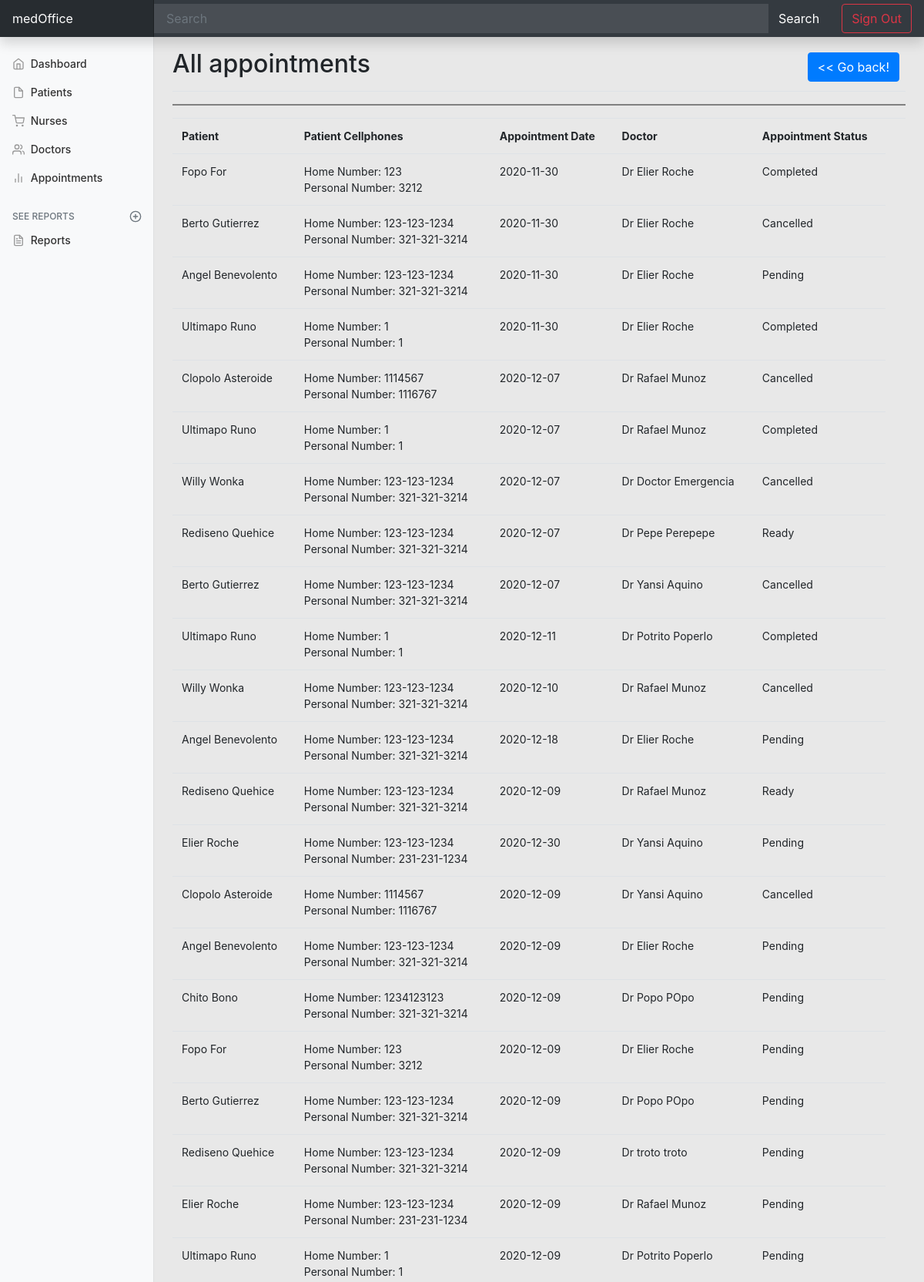
/appointmentAll.php (upper part), run on the app's committed database.
### tables this page shows
CREATE TABLE `appointment` (
  `appointmentID` int(11) NOT NULL,
  `appointmentDate` date NOT NULL,
  `doctorId` int(11) NOT NULL,
  `patientID` int(20) NOT NULL,
  `vitalSigns` text DEFAULT NULL,
  `medicNotes` text DEFAULT NULL,
  `medicOrders` text DEFAULT NULL,
  `status` varchar(128) NOT NULL
);

CREATE TABLE `patientProfile` (
  `patientID` int(6) NOT NULL,
  `patientName` varchar(128) NOT NULL,
  `patientLastName` varchar(128) NOT NULL,
  `patientBirthdate` varchar(128) NOT NULL,
  `patientAge` int(2) NOT NULL,
  `ssn` varchar(20) NOT NULL,
  `patientGender` varchar(128) NOT NULL,
  `patientEthnicity` varchar(128) NOT NULL,
  `maritalStatus` varchar(128) NOT NULL,
  `medicalPlan` varchar(128) NOT NULL,
  `religion` varchar(128) NOT NULL,
  `email` varchar(128) NOT NULL,
  `occupation` varchar(128) NOT NULL,
  `address` varchar(128) NOT NULL,
  `addresstwo` varchar(128) NOT NULL,
  `zipCode` int(8) NOT NULL,
  `town` varchar(128) NOT NULL,
  `phoneHome` varchar(128) NOT NULL,
  `phonePersonal` varchar(128) NOT NULL,
  `conditions` text DEFAULT NULL,
  `familyHistory` text DEFAULT NULL,
  `allergies` text DEFAULT NULL,
  `otherConditions` varchar(128) NOT NULL,
  `otherFamilyCon` varchar(128) NOT NULL,
  `otherAllergies` varchar(128) NOT NULL,
  `vitalSigns` text DEFAULT NULL,
  `medicNotes` text DEFAULT NULL,
  `medicOrders` text DEFAULT NULL,
  `massage` varchar(128) NOT NULL,
  `massageType` varchar(128) DEFAULT NULL,
  `massageTherapist` varchar(128) DEFAULT NULL,
  `massageReason` varchar(128) NOT NULL,
  `massageWorkout` varchar(128) DEFAULT NULL,
  `massageDiet` varchar(128) NOT NULL,
  `massageStress` varchar(128) NOT NULL,
  `emergencyName` varchar(128) DEFAULT NULL,
  `emergencyLastName` varchar(128) DEFAULT NULL,
  `emergencyAddress` varchar(128) DEFAULT NULL,
  `emergencyAddresstwo` varchar(128) DEFAULT NULL,
  `emergencyCity` varchar(128) DEFAULT NULL,
  `emergencyZip` int(20) DEFAULT NULL,
  `emergencyCellphone` varchar(128) DEFAULT NULL,
  `emergencyEmail` varchar(128) DEFAULT NULL,
  `emergencyRelationship` varchar(128) DEFAULT NULL,
  `comments` text NOT NULL
);

### appointmentAll.php (the view, shortened to what this page needs)
<?php
include_once 'appointAllSearch.php';
 ?>
    <main role="main" class="col-md-9 ml-sm-auto col-lg-10 px-md-4">
      <div class="d-flex justify-content-between flex-wrap flex-md-nowrap align-items-center pt-3 pb-2 mb-3 border-bottom">
        <h1 class="h2">All appointments</h1>
        <div class="btn-toolbar mb-2 mb-md-0">
          <div class="btn-group mr-2">
            <a class="btn btn-primary" href="dashboard.php" role="button"><< Go back!</a>
          </div>
        </div>
      </div>
      <hr style="height:2px;border-width:0;color:gray;background-color:gray">
      <?php
      require_once 'includes/dbh.inc.php';
      $result = mysqli_query($conn,"SELECT * FROM appointment
      INNER JOIN admins ON   appointment.doctorId = admins.numEmployee
      INNER JOIN patientProfile ON appointment.patientID = patientProfile.patientID ");
      echo "<table class=table table-striped table-sm>
      <tr>
      <th>Patient</th>
      <th>Patient Cellphones</th>
      <th>Appointment Date</th>
      <th>Doctor</th>
      <th>Appointment Status</th>
      <th></th>
      </tr>";
      while($row = mysqli_fetch_array($result))
      {
        echo "<tr>";
        echo "<td>" .  $row['patientName'], " ", $row['patientLastName'] . "</td>";
        echo "<td>" . " Home Number: ", $row['phoneHome'], '<br>', " Personal Number: ", $row['phonePersonal'] . "</td>";
        echo "<td>" . $row['appointmentDate'] . "</td>";
        echo "<td>" . "Dr ", $row['adminName']," ",  $row['adminSurname'] . "</td>";
        echo "<td>" . $row['status'] . "</td>";
        echo "</tr>";
      }
      echo "</table>";
      ?>
              <script src="dashboard.js"></script></body>
      </html>

### css/dashboard.css (style rules this page uses)
body { font-size: .875rem; background-color: #e8e8e8; }

### data on the page
appointment: patientID.patientName "Fopo", patientID.patientLastName "For", patientID.phoneHome "123", patientID.phonePersonal "3212", appointmentDate "2020-11-30", admins.adminName "Elier", admins.adminSurname "Roche", status "Completed"
appointment: patientID.patientName "Berto", patientID.patientLastName "Gutierrez", patientID.phoneHome "123-123-1234", patientID.phonePersonal "321-321-3214", appointmentDate "2020-11-30", admins.adminName "Elier", admins.adminSurname "Roche", status "Cancelled"
appointment: patientID.patientName "Angel", patientID.patientLastName "Benevolento", patientID.phoneHome "123-123-1234", patientID.phonePersonal "321-321-3214", appointmentDate "2020-11-30", admins.adminName "Elier", admins.adminSurname "Roche", status "Pending"
appointment: patientID.patientName "Ultimapo", patientID.patientLastName "Runo", patientID.phoneHome "1", patientID.phonePersonal "1", appointmentDate "2020-11-30", admins.adminName "Elier", admins.adminSurname "Roche", status "Completed"
appointment: patientID.patientName "Clopolo", patientID.patientLastName "Asteroide", patientID.phoneHome "1114567", patientID.phonePersonal "1116767", appointmentDate "2020-12-07", admins.adminName "Rafael", admins.adminSurname "Munoz", status "Cancelled"
appointment: patientID.patientName "Ultimapo", patientID.patientLastName "Runo", patientID.phoneHome "1", patientID.phonePersonal "1", appointmentDate "2020-12-07", admins.adminName "Rafael", admins.adminSurname "Munoz", status "Completed"
appointment: patientID.patientName "Willy", patientID.patientLastName "Wonka", patientID.phoneHome "123-123-1234", patientID.phonePersonal "321-321-3214", appointmentDate "2020-12-07", admins.adminName "Doctor", admins.adminSurname "Emergencia", status "Cancelled"
appointment: patientID.patientName "Rediseno", patientID.patientLastName "Quehice", patientID.phoneHome "123-123-1234", patientID.phonePersonal "321-321-3214", appointmentDate "2020-12-07", admins.adminName "Pepe", admins.adminSurname "Perepepe", status "Ready"
appointment: patientID.patientName "Berto", patientID.patientLastName "Gutierrez", patientID.phoneHome "123-123-1234", patientID.phonePersonal "321-321-3214", appointmentDate "2020-12-07", admins.adminName "Yansi", admins.adminSurname "Aquino", status "Cancelled"
appointment: patientID.patientName "Ultimapo", patientID.patientLastName "Runo", patientID.phoneHome "1", patientID.phonePersonal "1", appointmentDate "2020-12-11", admins.adminName "Potrito", admins.adminSurname "Poperlo", status "Completed"
appointment: patientID.patientName "Willy", patientID.patientLastName "Wonka", patientID.phoneHome "123-123-1234", patientID.phonePersonal "321-321-3214", appointmentDate "2020-12-10", admins.adminName "Rafael", admins.adminSurname "Munoz", status "Cancelled"
appointment: patientID.patientName "Angel", patientID.patientLastName "Benevolento", patientID.phoneHome "123-123-1234", patientID.phonePersonal "321-321-3214", appointmentDate "2020-12-18", admins.adminName "Elier", admins.adminSurname "Roche", status "Pending"
appointment: patientID.patientName "Rediseno", patientID.patientLastName "Quehice", patientID.phoneHome "123-123-1234", patientID.phonePersonal "321-321-3214", appointmentDate "2020-12-09", admins.adminName "Rafael", admins.adminSurname "Munoz", status "Ready"
appointment: patientID.patientName "Elier", patientID.patientLastName "Roche", patientID.phoneHome "123-123-1234", patientID.phonePersonal "231-231-1234", appointmentDate "2020-12-30", admins.adminName "Yansi", admins.adminSurname "Aquino", status "Pending"
appointment: patientID.patientName "Clopolo", patientID.patientLastName "Asteroide", patientID.phoneHome "1114567", patientID.phonePersonal "1116767", appointmentDate "2020-12-09", admins.adminName "Yansi", admins.adminSurname "Aquino", status "Cancelled"
appointment: patientID.patientName "Angel", patientID.patientLastName "Benevolento", patientID.phoneHome "123-123-1234", patientID.phonePersonal "321-321-3214", appointmentDate "2020-12-09", admins.adminName "Elier", admins.adminSurname "Roche", status "Pending"
appointment: patientID.patientName "Chito", patientID.patientLastName "Bono", patientID.phoneHome "1234123123", patientID.phonePersonal "321-321-3214", appointmentDate "2020-12-09", admins.adminName "Popo", admins.adminSurname "POpo", status "Pending"
appointment: patientID.patientName "Fopo", patientID.patientLastName "For", patientID.phoneHome "123", patientID.phonePersonal "3212", appointmentDate "2020-12-09", admins.adminName "Elier", admins.adminSurname "Roche", status "Pending"
appointment: patientID.patientName "Berto", patientID.patientLastName "Gutierrez", patientID.phoneHome "123-123-1234", patientID.phonePersonal "321-321-3214", appointmentDate "2020-12-09", admins.adminName "Popo", admins.adminSurname "POpo", status "Pending"
appointment: patientID.patientName "Rediseno", patientID.patientLastName "Quehice", patientID.phoneHome "123-123-1234", patientID.phonePersonal "321-321-3214", appointmentDate "2020-12-09", admins.adminName "troto", admins.adminSurname "troto", status "Pending"
appointment: patientID.patientName "Elier", patientID.patientLastName "Roche", patientID.phoneHome "123-123-1234", patientID.phonePersonal "231-231-1234", appointmentDate "2020-12-09", admins.adminName "Rafael", admins.adminSurname "Munoz", status "Pending"
appointment: patientID.patientName "Ultimapo", patientID.patientLastName "Runo", patientID.phoneHome "1", patientID.phonePersonal "1", appointmentDate "2020-12-09", admins.adminName "Potrito", admins.adminSurname "Poperlo", status "Pending"
